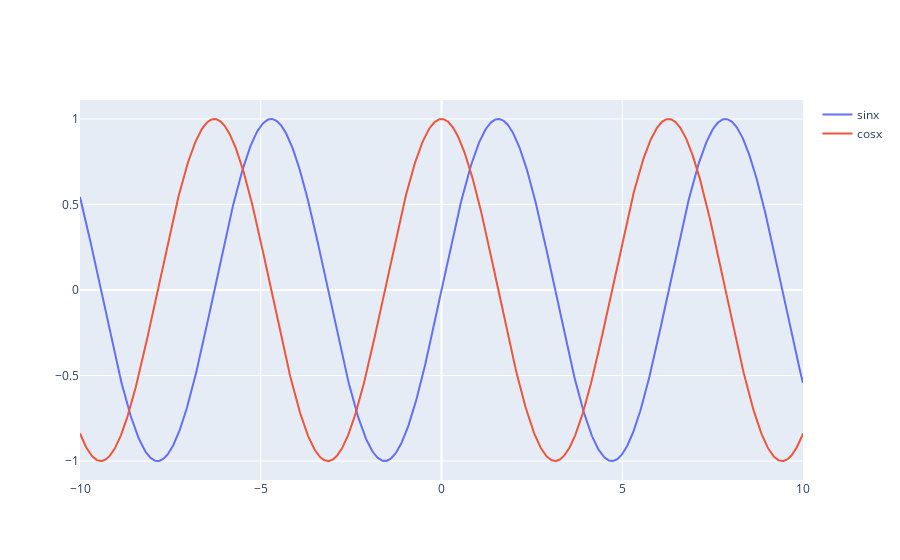

Notebook code cell kept with this figure:
### Markdown cell above
## Задание 4 (1 балл)

### Code cell
def plot_sin_cos(x_axis_data):
    # переделайте функцию выше так, чтобы она возвращала фигуру с графиками sin(x) и cos(x)
    y1 = np.sin(x_axis_data)
    y2 = np.cos(x_axis_data)
    fig = go.Figure() #эта переменная fig существует только внутри функции
    fig.add_trace(go.Scatter(x=x, y=y1, mode='lines', name = 'sinx' ))
    fig.add_trace(go.Scatter(x=x, y=y2, mode='lines', name = 'cosx'))
    return fig
    
fig = plot_sin_cos(np.linspace(-10, 10, 1000)) # эта fig не имеет никакого отношения к предыдущей
fig.show()

### Figure 1 — Plotly figure (JSON) as saved in the notebook; plotly's stock layout.template omitted (floating-point values rounded to 4 significant figures; data arrays with more than 128 entries replaced by an {"elided": "..."} marker saying what was removed)
{"data": [{"mode": "lines", "name": "sinx", "type": "scatter", "x": {"elided": "1000 float values"}, "y": {"elided": "1000 float values"}}, {"mode": "lines", "name": "cosx", "type": "scatter", "x": {"elided": "1000 float values"}, "y": {"elided": "1000 float values"}}], "layout": {}}
